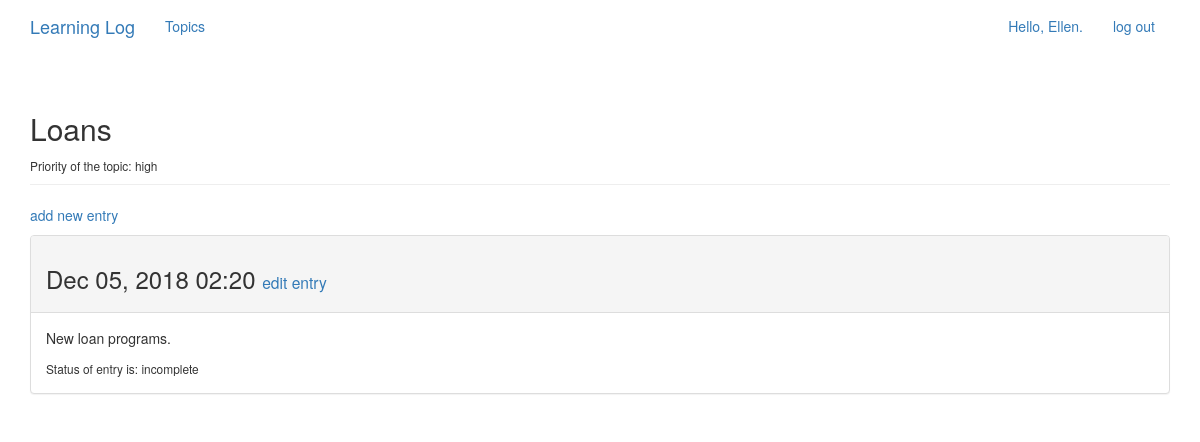
The page /topics/22/ (signed in) on the database as committed earlier.
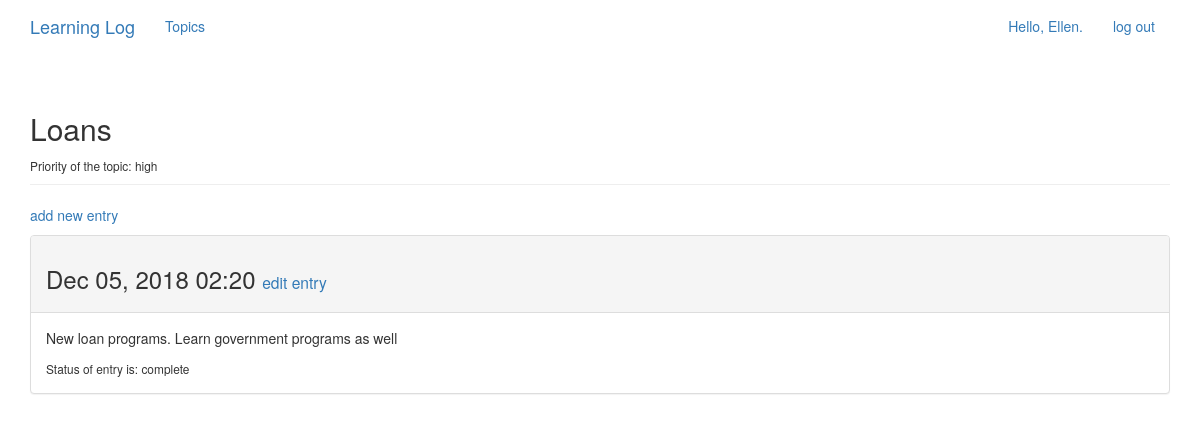
The same page on the database as committed later.
### learning_logs/models.py (models this page shows, shortened)
class Entry(models.Model):
	topic = models.ForeignKey(Topic, on_delete=models.CASCADE)
	text = models.TextField()
	date_added = models.DateTimeField(auto_now_add=True)
	COMPLETE= "complete"
	INCOMPLETE= "incomplete"
	STATUS_CHOICES = (
	(COMPLETE, "complete"),
	(INCOMPLETE, "incomplete"),
	)
	status = models.TextField(choices=STATUS_CHOICES, default=INCOMPLETE,)
	class Meta:
		verbose_name_plural = 'entries'

### learning_logs/views.py (the view)
# urls.py: re_path(r'^topics/(?P<topic_id>\d+)/$', views.topic, name='topic'),
@login_required
def topic(request, topic_id):
	topic = Topic.objects.get(id=topic_id)
	if topic.owner != request.user:
		raise Http404
	priority = topic.priority
	entries = topic.entry_set.order_by('-date_added')
	context = {'topic': topic,'priority':priority, 'entries': entries}
	return render(request, 'learning_logs/topic.html', context)

### learning_logs/models.py (called while the page is built)
	def __str__(self):
		return self.text

### learning_logs/templates/learning_logs/topic.html
{% extends 'learning_logs/base.html' %}
{% block header %}
	<h2>{{ topic }}</h2>
	<small> Priority of the topic: {{ priority }}</small>
{% endblock header %}
{% block content %}
	<p>
		<a href="{% url 'learning_logs:new_entry' topic.id %}">add new entry </a>
	</p>
	{% for entry in entries %}
		<div class="panel panel-default">
			<div class="panel-heading">
				<h3>
					{{ entry.date_added|date:'M d, Y H:i'}}
					<small>
						<a href="{% url 'learning_logs:edit_entry' entry.id %}">edit entry</a>
					</small>
				</h3>
			</div>
			<div class="panel-body">
				{{entry.text|linebreaks }}
				<small> Status of entry is: {{ entry.status }}</small>
			</div>
		</div>
	{% empty %}
			There are no entries for this topic yet.
	{% endfor %}
{% endblock content %}

Rows that differ between the two databases and show on the page:
changed Entry: text "New loan programs." → "New loan programs. Learn government programs as well"; status "incomplete" → "complete"
